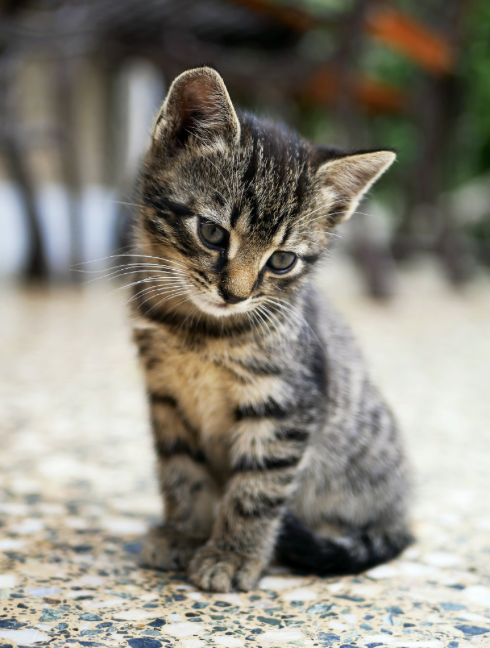
#> input picture Week1/kushagrabaingaha_250588_week1/cat.png, 490 x 648 px
$ jupyter execute script.ipynb   (shell and % lines are left out)   (older library calls are emulated)
#> lines starting #> are read from the running program, lines starting #| are printed output that depends on the picture; after the words box and inside, x2 and y2 are one past the last pixel; in counts of white or black regions, pixels touching at a corner belong together
# Edge Detection Using OpenCV and Sobel Kernels

This notebook applies predefined Sobel kernels to `cat.png` using OpenCV convolution. It detects vertical edges, horizontal edges, and their combined gradient magnitude.

```python
%pip install opencv-python matplotlib
```

[cell 1]
from pathlib import Path

import cv2
import matplotlib.pyplot as plt
import numpy as np

INPUT_IMAGE = Path("cat.png")
OUTPUT_DIR = Path("results")
OUTPUT_DIR.mkdir(exist_ok=True)

if not INPUT_IMAGE.exists():
    raise FileNotFoundError(f"Could not find {INPUT_IMAGE.resolve()}. Run this notebook from its folder.")

## 1. Load and prepare the image

OpenCV loads colour images in BGR channel order. For edge detection, the image is converted to a single grayscale channel; this lets each kernel measure only changes in brightness.

[cell 2]
image_bgr = cv2.imread(str(INPUT_IMAGE), cv2.IMREAD_COLOR)
#> image_bgr is the input picture: shape (648, 490, 3); mean B, G, R 122.6, 132.9, 136.7


image_rgb = cv2.cvtColor(image_bgr, cv2.COLOR_BGR2RGB)
gray_image = cv2.cvtColor(image_bgr, cv2.COLOR_BGR2GRAY)
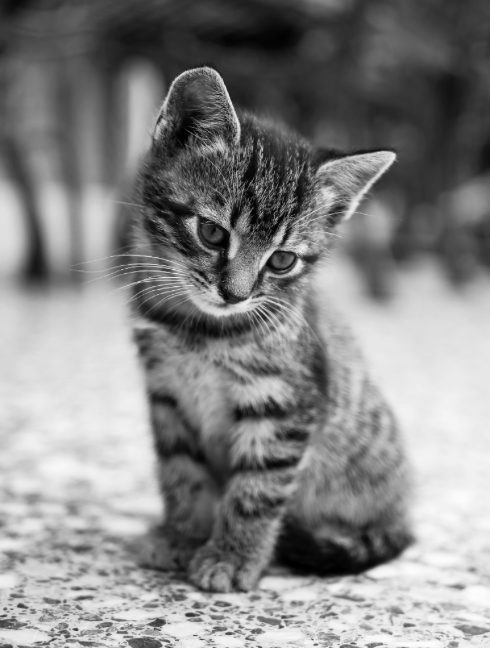
#> gray_image: shape (648, 490); min 0, max 254, mean 132.9

fig, axes = plt.subplots(1, 2, figsize=(10, 5))
axes[0].imshow(image_rgb)
axes[0].set_title("Original image")
axes[1].imshow(gray_image, cmap="gray")
axes[1].set_title("Grayscale image")
for axis in axes:
    axis.axis("off")
plt.tight_layout()
plt.show()
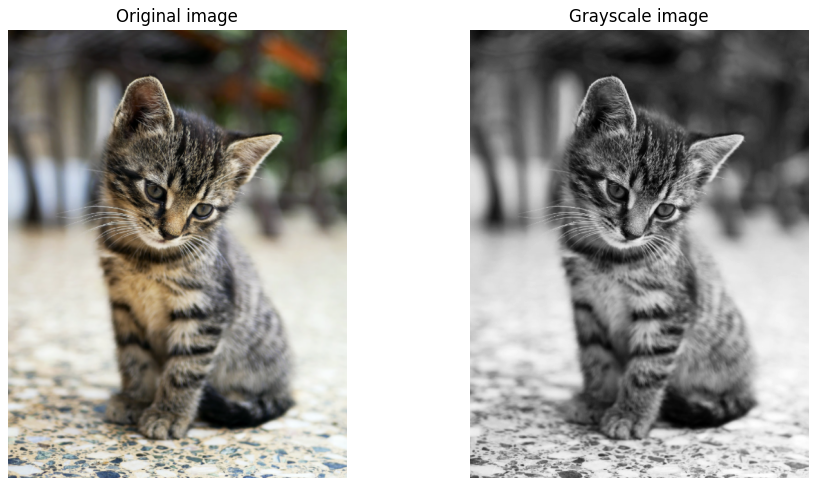
#> figure drawn by matplotlib, 2 panels

## 2. Apply Sobel kernels with OpenCV convolution

[cell 3]
# Predefined 3x3 Sobel kernels.
SOBEL_X = np.array([[-1, 0, 1],
                    [-2, 0, 2],
                    [-1, 0, 1]], dtype=np.float32)

SOBEL_Y = np.array([[-1, -2, -1],
                    [ 0,  0,  0],
                    [ 1,  2,  1]], dtype=np.float32)

gradient_x = cv2.filter2D(gray_image, ddepth=cv2.CV_32F, kernel=SOBEL_X)
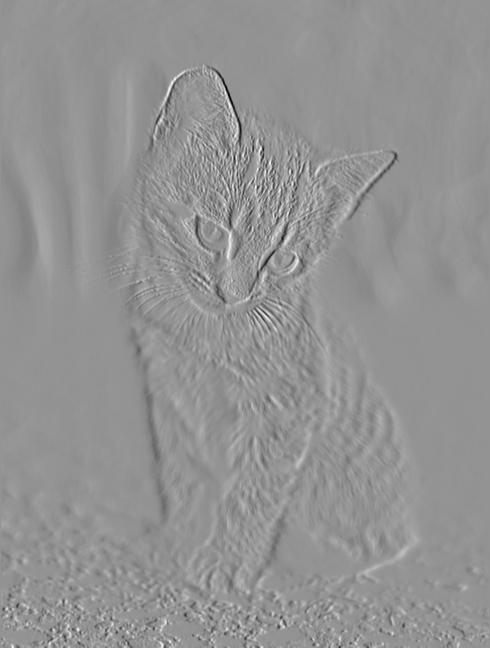
#> gradient_x: shape (648, 490) float32; min -735, max 537, mean -0.1; drawn with min black and max white
gradient_y = cv2.filter2D(gray_image, ddepth=cv2.CV_32F, kernel=SOBEL_Y)
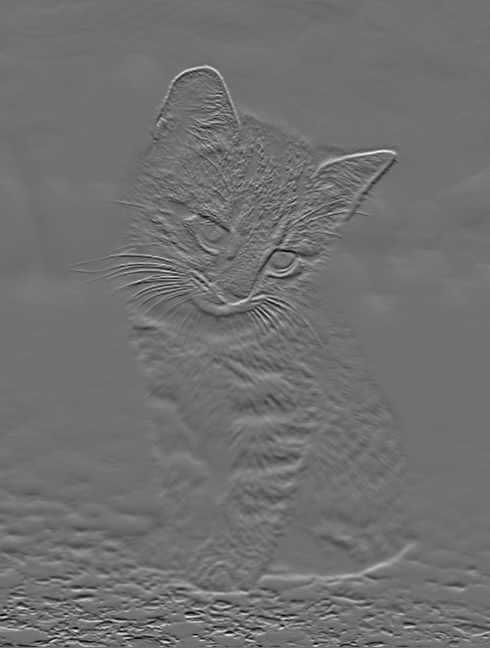
#> gradient_y: shape (648, 490) float32; min -588, max 743, mean 1.6; drawn with min black and max white

# Absolute values make edges visible regardless of whether they are dark-to-light or light-to-dark.
vertical_edges = cv2.convertScaleAbs(gradient_x)
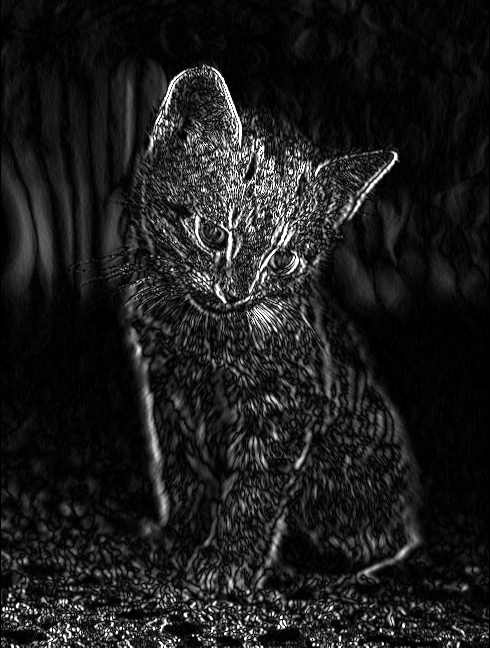
#> vertical_edges: shape (648, 490); min 0, max 255, mean 28.6
horizontal_edges = cv2.convertScaleAbs(gradient_y)
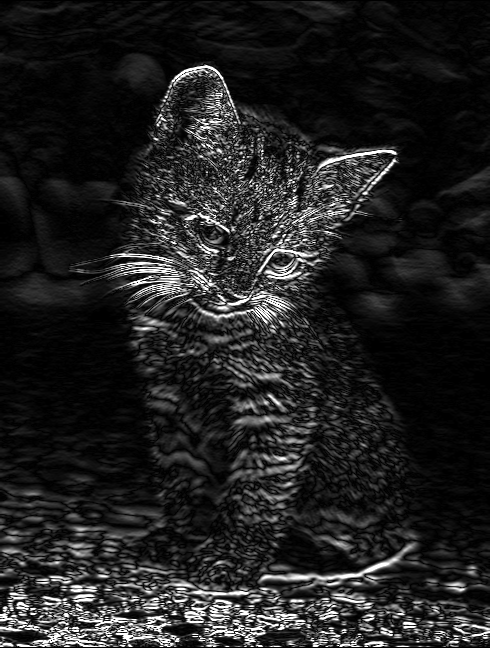
#> horizontal_edges: shape (648, 490); min 0, max 255, mean 33.3

# Combine both directional responses: sqrt(Gx^2 + Gy^2).
edge_magnitude = cv2.magnitude(gradient_x, gradient_y)
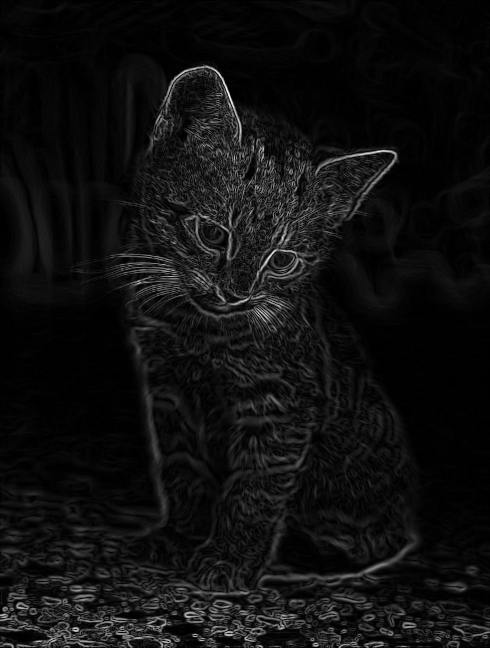
#> edge_magnitude: shape (648, 490) float32; min 0, max 787.6, mean 50.8; drawn with min black and max white
combined_edges = cv2.normalize(edge_magnitude, None, 0, 255, cv2.NORM_MINMAX).astype(np.uint8)

[cell 4]
fig, axes = plt.subplots(1, 4, figsize=(18, 5))

result_images = [gray_image, vertical_edges, horizontal_edges, combined_edges]
titles = [
    "Grayscale input",
    "Vertical edges (Sobel X)",
    "Horizontal edges (Sobel Y)",
    "Combined edge magnitude",
]

for axis, result, title in zip(axes, result_images, titles):
    axis.imshow(result, cmap="gray")
    axis.set_title(title)
    axis.axis("off")
#> this loop made 4 passes
#> title on passes 1 to 4: 'Grayscale input', 'Vertical edges (Sobel X)', 'Horizontal edges (Sobel Y)', 'Combined edge magnitude'

plt.tight_layout()
plt.show()

## 3. Threshold and save the results

The combined response contains the strength of each edge. Thresholding retains stronger edges and removes weak responses. Increase `THRESHOLD` for a cleaner edge map or decrease it to keep more detail.

[cell 5]
THRESHOLD = 60
_, binary_edges = cv2.threshold(combined_edges, THRESHOLD, 255, cv2.THRESH_BINARY)
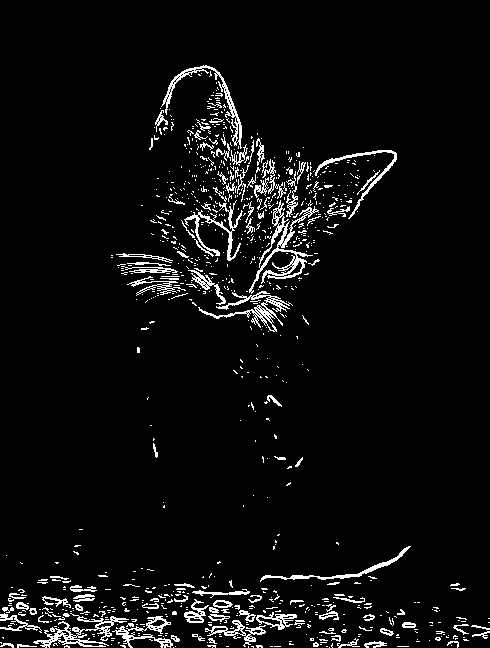
#> binary_edges: shape (648, 490); 5% white in thin lines or dots, all inside (x1, y1, x2, y2) = (0, 65, 490, 648)

fig, axes = plt.subplots(1, 2, figsize=(11, 5))
axes[0].imshow(combined_edges, cmap="gray")
axes[0].set_title("Combined edge magnitude")
axes[1].imshow(binary_edges, cmap="gray")
axes[1].set_title(f"Binary edges (threshold = {THRESHOLD})")
for axis in axes:
    axis.axis("off")
plt.tight_layout()
plt.show()

cv2.imwrite(str(OUTPUT_DIR / "vertical_edges.png"), vertical_edges)
cv2.imwrite(str(OUTPUT_DIR / "horizontal_edges.png"), horizontal_edges)
cv2.imwrite(str(OUTPUT_DIR / "combined_edges.png"), combined_edges)
cv2.imwrite(str(OUTPUT_DIR / "binary_edges.png"), binary_edges)
#> Out = True
